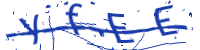
#> input picture DeepLearning/AllFlow_Keras/43.jpg, 200 x 50 px
$ python AllFlow_fitable.py   (Python 2 division)   (older library calls are emulated)
#> lines starting #> are read from the running program, lines starting #| are printed output that depends on the picture; after the words box and inside, x2 and y2 are one past the last pixel; in counts of white or black regions, pixels touching at a corner belong together
# coding=utf-8
from __future__ import division
import cv2
import os
import numpy as np
#导入各种用到的模块组件
#from keras.preprocessing.image import ImageDataGenerator
from keras.models import Sequential
from keras.layers.core import Dense, Dropout, Activation, Flatten
from keras.layers.advanced_activations import PReLU
from keras.layers.convolutional import Convolution2D, MaxPooling2D, ZeroPadding2D
from keras.optimizers import SGD, Adadelta, Adagrad
from keras.utils import np_utils, generic_utils
from keras.models import model_from_json
from keras import backend
from PIL import Image,ImageEnhance,ImageFilter
from scipy.misc import imread
import os.path
import matplotlib.pyplot as plt
from sklearn.cluster import KMeans
from sklearn.datasets import make_blobs


Pic_Weigth = 200
Pic_Height = 50


def get_pic_array(reversedarray):  #图片处理（灰度化，二值化，切割图片）
    matrix_slice = reversedarray[:,0:Pic_Weigth]
    return np.array(matrix_slice)

def get_split_list(reversedarray, split_N):
    pic_array = get_pic_array(reversedarray)
    oneList = []

    for i in range(pic_array.shape[0]):
        for j in range(pic_array.shape[1]):
            if pic_array[i][j]==1:
                oneList.append([i,j])

    Xarray = np.array(oneList)

    y_pred = KMeans(n_clusters= split_N, init='k-means++', precompute_distances=True).fit_predict(Xarray)
    X = Xarray[:, 1]

    Y = Pic_Height-Xarray[:, 0]
    plt.scatter(X, Y, c=y_pred)
    #print y_pred
    plt.xlim(0, Pic_Weigth)
    plt.ylim(0, Pic_Height)
    plt.show()
    #plt.savefig('plt.png')


    y_pred = np.reshape(y_pred,(y_pred.shape[0],1))
    X = np.reshape(X,(X.shape[0],1))

    X_cluster = np.hstack((X, y_pred))


    d={}
    for x, y in X_cluster:
        d.setdefault(x, set())
        d[x].add(y)

    dklist0 = d.keys()
    dklist = sorted(dklist0)
    #print dklist

    tmp_list = []
    start = dklist[0]
    #print "len", len(dklist)
    for i in range(2,len(dklist)):
        #print dklist[i], d[dklist[i]]
        if ( d[dklist[i]]!=d[dklist[i-1]]):
            end = dklist[i-1]
            if (end-start)<1:
                continue
            tmp_range = range(start, end+1)
            tmp_list.append(tmp_range)
            start = dklist[i]

    tmp_range = range(start, dklist[-1]+1)
    #print tmp_range
    tmp_list.append(tmp_range)

    return tmp_list

def cut_pic(filename, split_N):  # 图片处理（灰度化，二值化，切割图片）
#> called with filename = '43.jpg', split_N = 4
    filepath = filename
    im = Image.open(filepath)
#> im is the input picture: PIL image 200x50 RGBA; mean R, G, B, A 217.5, 223.2, 241.1, 255
    imgry = im.convert('L')  # 灰度化
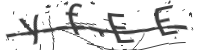
#> imgry: PIL image 200x50 L; min 62, max 255, mean 223.5

    ###################################
    imgry = imgry.filter(ImageFilter.MedianFilter())
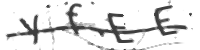
#> imgry: PIL image 200x50 L; min 62, max 255, mean 226.2
    imgry = imgry.filter(ImageFilter.MedianFilter())
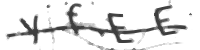
#> imgry: PIL image 200x50 L; min 62, max 255, mean 227.2
    #################################

    # 二值化
    threshold = 120
    table = []

    for i in range(256):
        if i < threshold:
            table.append(0)
        else:
            table.append(1)
    biPic = imgry.point(table, '1')
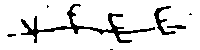
#> biPic: PIL image 200x50 1; 89% white; 7 black regions (3 under 20 px), largest, box (x1, y1, x2, y2) and area: (21, 4, 155, 43) 827, (154, 6, 176, 35) 191, (167, 25, 186, 29) 54, (7, 34, 16, 37) 21

    bi_w = biPic.width
#> bi_w = 200
    bi_h = biPic.height
#> bi_h = 50
    print "width is ", bi_w, "height is ", bi_h
#| width is  200 height is  50

    data = biPic.getdata()
    data = np.matrix(data, dtype='int32')

    imarray = np.reshape(data, (bi_h, bi_w))

    reversedarray = 1 - imarray

#    colSumList = np.asarray(reversedarray.sum(axis=0))[0]  # 每一列的元素和
#    index_filter = [i for i in range(len(colSumList)) if colSumList[i] < 2]
#
#    for col in index_filter:
#        reversedarray[:, col:col + 1] = 0  # 作为分隔的空白列

    roi_cols_list = get_split_list(reversedarray, split_N)
    print roi_cols_list

    roi_rows_list = range(3,Pic_Height-3)

    child_img_list = []

    roi_weight = Pic_Weigth/4
    for i in range(len(roi_cols_list)):
            if roi_cols_list[i]:
                start_row = roi_rows_list[0]
                end_row = roi_rows_list[-1]
                col_margin = (roi_weight - len(roi_cols_list[i])) / 2
                start_col = roi_cols_list[i][0] - col_margin
                end_col = start_col + roi_weight
                tmp_array = 255 * (1 - reversedarray[start_row:end_row, start_col:end_col])
                tmp_image = Image.fromarray(np.uint8(tmp_array))
                child_img_list.append(tmp_image)
            else:
                child_img_list = []

    return child_img_list


# [47 lines left out: functions cnn_single, Img_to_Array, not called in this run]

if __name__ == '__main__':
    testPic = '43.jpg'
# [18 lines of commented-out code are left out]
    Len_Img = 4
    print "Len_Img: ", Len_Img


#> (the run stopped early here; a loop or call above may not have finished)

$ run again, with DeepLearning/AllFlow_Keras/test4.png saved as DeepLearning/AllFlow_Keras/43.jpg
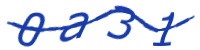
#> input picture DeepLearning/AllFlow_Keras/test4.png, 200 x 50 px
#> in cut_pic, im is the input picture: PIL image 200x50 RGB; mean R, G, B 217.4, 223, 238.9
#> in cut_pic, `imgry = imgry.filter(ImageFilter.MedianFilter())`:
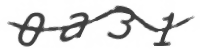
#> imgry: PIL image 200x50 L; min 62, max 255, mean 223.3
#> in cut_pic, `biPic = imgry.point(table, '1')`:
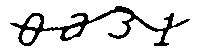
#> biPic: PIL image 200x50 1; 86% white; 1 black region, box (x1, y1, x2, y2) and area: (10, 6, 190, 46) 1398
#| width is  200 height is  50

$ run again, with DeepLearning/AllFlow_Keras/test5.png saved as DeepLearning/AllFlow_Keras/43.jpg
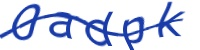
#> input picture DeepLearning/AllFlow_Keras/test5.png, 200 x 50 px
#> in cut_pic, im is the input picture: PIL image 200x50 RGB; mean R, G, B 209.7, 216.4, 235.8
#> in cut_pic, `imgry = imgry.filter(ImageFilter.MedianFilter())`:
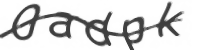
#> imgry: PIL image 200x50 L; min 62, max 255, mean 216.5
#> in cut_pic, `biPic = imgry.point(table, '1')`:
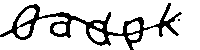
#> biPic: PIL image 200x50 1; 82.9% white; 2 black regions (1 under 20 px), largest, box (x1, y1, x2, y2) and area: (0, 3, 182, 50) 1708
#| width is  200 height is  50

$ run again, with DeepLearning/AllFlow_Keras/test6.png saved as DeepLearning/AllFlow_Keras/43.jpg
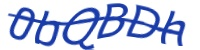
#> input picture DeepLearning/AllFlow_Keras/test6.png, 200 x 50 px
#> in cut_pic, im is the input picture: PIL image 200x50 RGB; mean R, G, B 197.8, 206.3, 231.1
#> in cut_pic, `imgry = imgry.filter(ImageFilter.MedianFilter())`:
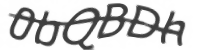
#> imgry: PIL image 200x50 L; min 61, max 255, mean 206.1
#> in cut_pic, `biPic = imgry.point(table, '1')`:
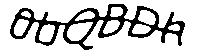
#> biPic: PIL image 200x50 1; 78.1% white; 1 black region, box (x1, y1, x2, y2) and area: (10, 4, 185, 50) 2187
#| width is  200 height is  50
